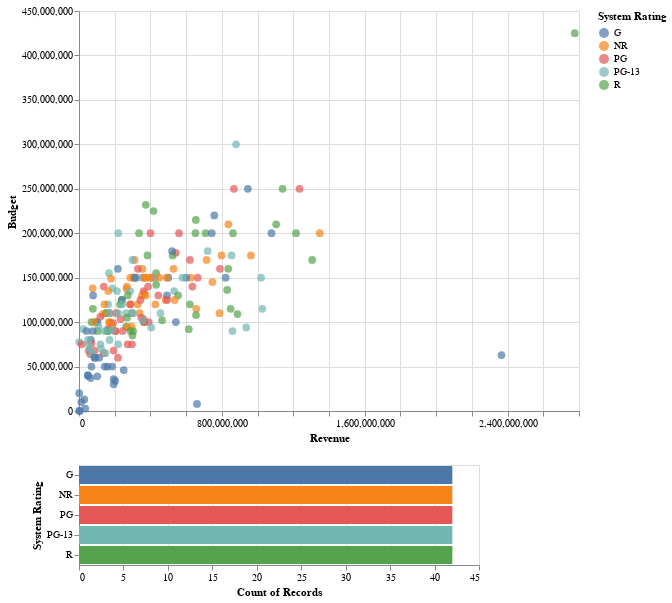

Notebook cell for this chart:
### Code cell
#scatter graph
brush = alt.selection(type='interval')# to reate the selction box
points=alt.Chart(dataframe2).mark_circle(size=60).encode(
    x="Revenue:Q",# x-axis
    y='Budget',# y-axis
    color='System Rating', # color based on system rating put into category
    # interactive when the pionts are hovered the name, budget, revenue and system rating shows up
    tooltip=['Name','System Rating','Budget of Movie','Revenue of Movie']
).properties(height=400,width=500).add_selection(brush)# the size of graph

# histogram chart
bars=alt.Chart(dataframe2).mark_bar().encode(
        y='System Rating:N',# y-axis
        color='System Rating:N',# color put into groups based on system ratings
        x='count(Revenue):Q').transform_filter(brush)# x-axis
points&bars# graphs combined together

### Figure 1 — Vega-Lite specification as saved in the notebook (floating-point values rounded to 4 significant figures; data arrays with more than 128 entries replaced by an {"elided": "..."} marker saying what was removed)
{"config": {"view": {"continuousWidth": 400, "continuousHeight": 300}}, "vconcat": [{"mark": {"type": "circle", "size": 60}, "encoding": {"color": {"type": "nominal", "field": "System Rating"}, "tooltip": [{"type": "nominal", "field": "Name"}, {"type": "nominal", "field": "System Rating"}, {"type": "nominal", "field": "Budget of Movie"}, {"type": "nominal", "field": "Revenue of Movie"}], "x": {"type": "quantitative", "field": "Revenue"}, "y": {"type": "quantitative", "field": "Budget"}}, "height": 400, "selection": {"selector001": {"type": "interval"}}, "width": 500}, {"mark": "bar", "encoding": {"color": {"type": "nominal", "field": "System Rating"}, "x": {"type": "quantitative", "aggregate": "count", "field": "Revenue"}, "y": {"type": "nominal", "field": "System Rating"}}, "transform": [{"filter": {"selection": "selector001"}}]}], "data": {"name": "data-7eb17578fafdfd29831e4fa285df7e7b"}, "$schema": "https://vega.github.io/schema/vega-lite/v4.8.1.json", "datasets": {"data-7eb17578fafdfd29831e4fa285df7e7b": {"elided": "210 records"}}}
